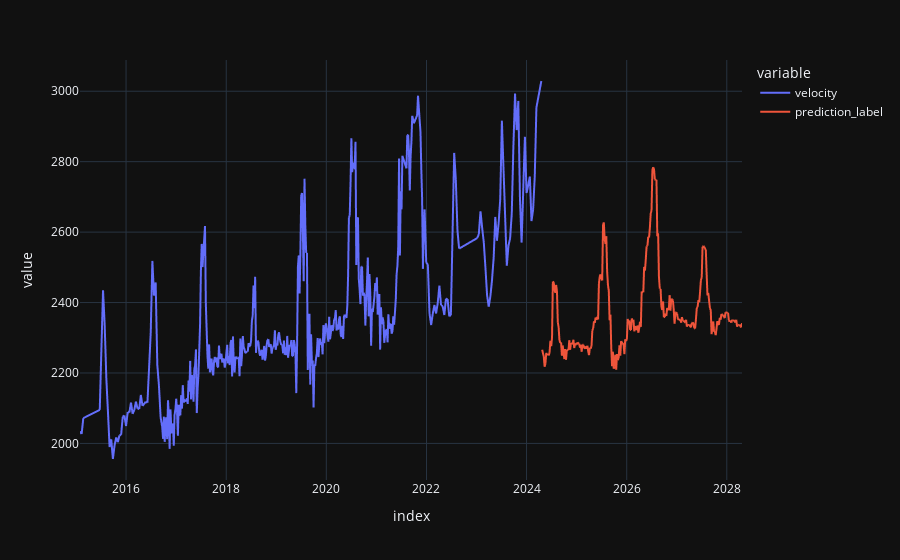

The cell this chart's notebook holds for it:
### Markdown cell above
Plot the original data and the future predictions.

### Code cell
concat_df = pd.concat([df,predictions_future], axis=0)
concat_df_i = pd.date_range(start='2015-01-30', end = '2028-04-24', freq = '6D')
concat_df.set_index(concat_df_i, inplace=True)

fig = px.line(concat_df, x=concat_df.index, y=["velocity", "prediction_label"], template = 'plotly_dark')
fig.show()

### Figure 1 — Plotly figure (JSON) as saved in the notebook; plotly's stock layout.template omitted (floating-point values rounded to 4 significant figures; data arrays with more than 128 entries replaced by an {"elided": "..."} marker saying what was removed)
{"data": [{"hovertemplate": "variable=velocity<br>index=%{x}<br>value=%{y}<extra></extra>", "legendgroup": "velocity", "line": {"color": "#636efa", "dash": "solid"}, "marker": {"symbol": "circle"}, "mode": "lines", "name": "velocity", "showlegend": true, "type": "scattergl", "x": {"elided": "806 str values"}, "xaxis": "x", "y": {"elided": "806 float values"}, "yaxis": "y"}, {"hovertemplate": "variable=prediction_label<br>index=%{x}<br>value=%{y}<extra></extra>", "legendgroup": "prediction_label", "line": {"color": "#EF553B", "dash": "solid"}, "marker": {"symbol": "circle"}, "mode": "lines", "name": "prediction_label", "showlegend": true, "type": "scattergl", "x": {"elided": "806 str values"}, "xaxis": "x", "y": {"elided": "806 float values"}, "yaxis": "y"}], "layout": {"legend": {"title": {"text": "variable"}, "tracegroupgap": 0}, "margin": {"t": 60}, "xaxis": {"anchor": "y", "domain": [0, 1], "title": {"text": "index"}}, "yaxis": {"anchor": "x", "domain": [0, 1], "title": {"text": "value"}}}}
